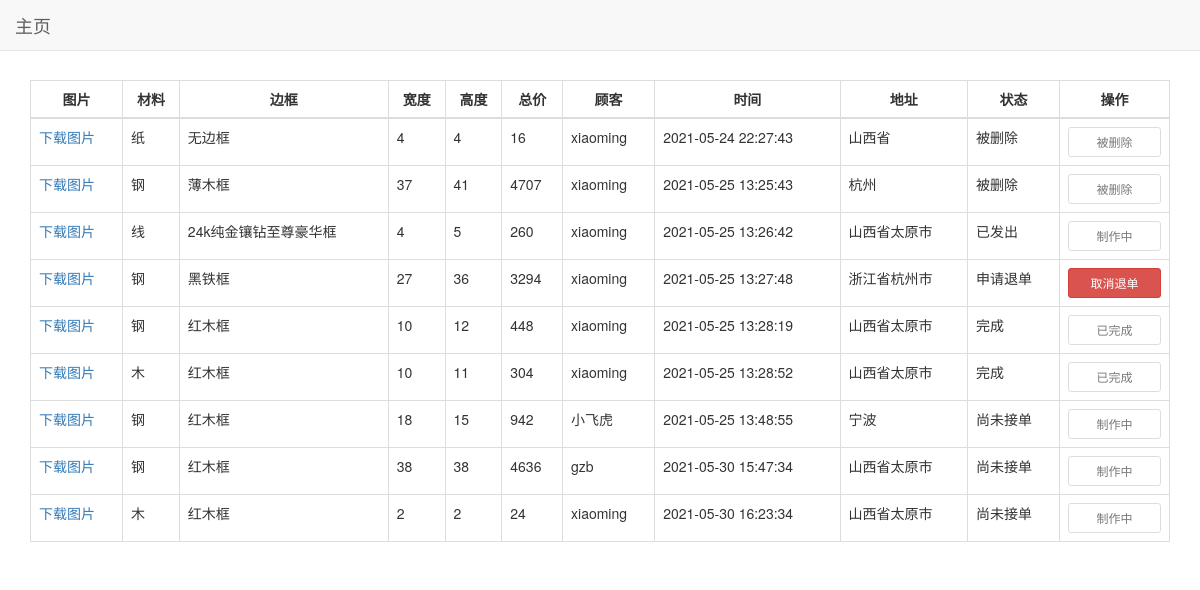
The app's page /orders/all_order/ with its own data.
### orders/models.py (models this page shows)
class Order(models.Model):
    object_id = models.IntegerField(default=0)
    photo_url = models.CharField(max_length=100)
    material = models.ForeignKey(Material, on_delete=models.DO_NOTHING)
    border = models.ForeignKey(Border, on_delete=models.DO_NOTHING)
    pantwidth = models.IntegerField(default=0)
    pantheight = models.IntegerField(default=0)
    pantarea = models.IntegerField(default=0)
    cost_all = models.IntegerField(default=0)
    state = models.IntegerField(default=0)    #0：尚未接单  1：制作中  2：已发出  3：完成  9:被删除
    author = models.ForeignKey(User, on_delete=models.DO_NOTHING)
    created_time = models.DateTimeField(auto_now_add=True)
    address = models.CharField(max_length=100)

class Material(models.Model):
    material_name = models.CharField(max_length=15)
    material_rate = models.IntegerField(default=0)
    def __str__(self):
        return self.material_name

class Border(models.Model):
    border_name = models.CharField(max_length=15)
    border_rate = models.IntegerField(default=0)
    def __str__(self):
        return self.border_name

### orders/views.py (the view)
# urls.py: path('all_order/', views.get_all_orders, name='get_all_order'),
def get_all_orders(request):
    context = {}
    context['Orders'] = Order.objects.all()
    return render(request,'get_user_orders.html', context)

### templates/get_user_orders.html (shortened to what this page needs)
{% load likes_tags %}
{% load comments %}
{% load static %}
<!DOCTYPE html>
<html>
<head>
    <link rel="stylesheet" href="{% static 'bootstrap-3.3.7/css/bootstrap.min.css' %}">
    <link rel="stylesheet" href="{% static 'base.css' %}">
</head>
<body>
    <div class="col-md-12 column">
            <nav class="navbar navbar-default navbar-fixed-top" role="navigation">
                <div class="navbar-header">
                     <a href="/" class="navbar-brand" >主页</a>
                </div>
            </nav>
            <div style='height:80px'></div>
    </div>
    <div class="container">
        <div class="row clearfix">
            <div class="col-md-12 column">
                            <table class="table table-hover table-bordered">
                                <thead>
                                    <tr>
                                        <th><center>图片</center></th>
                                        <th><center>材料</center></th>
                                        <th><center>边框</center></th>
                                        <th><center>宽度</center></th>
                                        <th><center>高度</center></th>
                                        <th><center>总价</center></th>
                                        <th><center>顾客</center></th>
                                        <th><center>时间</center></th>
                                        <th><center>地址</center></th>
                                        <th><center>状态</center></th>
                                        <th><center>操作</center></th>
                                    </tr>
                                </thead>
                                <tbody>
                                    {% for order in Orders %}
                                    <tr>
                                        <td>
                                            <div class="item">
                                                <a href="/i/w3school_logo_white.gif" download="w3logo">下载图片</a>
                                            </div>
                                        </td>
                                        <td>{{order.material}}</td>
                                        <td>{{order.border}}</td>
                                        <td>{{order.pantwidth}}</td>
                                        <td>{{order.pantheight}}</td>
                                        <td>{{order.cost_all}}</td>
                                        <td>{{order.author}}</td>
                                        <td>{{order.created_time|date:"Y-m-d H:i:s"}}</td>
                                        <td>{{order.address}}</td>
                                        {% if order.state == 0 %}
                                            <td>尚未接单</td>
                                        {% elif order.state == 1 %}
                                            <td>制作中</td>
                                        {% elif order.state == 2 %}
                                            <td>已发出</td>
                                        {% elif order.state == 3 %}
                                            <td>完成</td>
                                        {% elif order.state == 8 %}
                                            <td>申请退单</td>
                                        {% elif order.state == 9 %}
                                            <td>被删除</td>
                                        {% endif %}
                                        <td>
                                            {% if user.is_superuser %}
                                                <form action="{% url 'change_state_admin' %}" class="form-horizontal" role="form" method="POST">
                                                    {% csrf_token %}
                                                    <p style="display:none;">
                                                        <input type="text" name="tid" value="{{order.id}}">
                                                    </p>
                                                        <div class="col-sm-8">
                                                            <select name="state" id="state" class=" form-control">
                                                                <option value="0">尚未接单</option>
                                                                <option value="1">制作中</option>
                                                                <option value="2">已发出</option>
                                                                <option value="3">完成</option>
                                                                <option value="9">被删除</option>
                                                            </select>
                                                        </div>
                                                    <input class="col-sm-4" type="submit" value="改变" class="btn btn-danger btn-sm btn-block">
                                                </form>
                                            {% else %}
                                                <form action="{% url 'change_state' %}" method="POST">
                                                    {% if order.state == 8 %}
                                                        <input type="submit" value="取消退单" class="btn btn-danger btn-sm btn-block">
                                                    {% elif order.state == 3 %}
                                                        <input type="submit" value="已完成" class="btn btn-default btn-sm disabled btn-block">
                                                    {% elif order.state == 9 %}
                                                        <input type="submit" value="被删除" class="btn btn-default btn-sm disabled btn-block">
                                                    {% elif order.state == 1 %}
                                                        <input type="submit" value="申请退单" class="btn btn-danger btn-sm btn-block">
                                                    {% else %}
                                                        <input type="submit" value="制作中" class="btn btn-default btn-sm disabled btn-block">
                                                    {% endif %}
                                                </form>
                                            {% endif %}
                                        </td>
                                    </tr>
                                    {% empty %}
                                        暂无装饰画订单，快去选一个吧
                                    {% endfor %}
                                </tbody>
                            </table>
                    </div>
            </div>
        </div>
</body>
</html>

### records on screen
Order: material "纸", border "无边框", pantwidth "4", pantheight "4", cost_all "16", author "xiaoming", created_time "2021-05-24 22:27:43", address "山西省", state "被删除"
Order: material "钢", border "薄木框", pantwidth "37", pantheight "41", cost_all "4707", author "xiaoming", created_time "2021-05-25 13:25:43", address "杭州", state "被删除"
Order: material "线", border "24k纯金镶钻至尊豪华框", pantwidth "4", pantheight "5", cost_all "260", author "xiaoming", created_time "2021-05-25 13:26:42", address "山西省太原市", state "已发出"
Order: material "钢", border "黑铁框", pantwidth "27", pantheight "36", cost_all "3294", author "xiaoming", created_time "2021-05-25 13:27:48", address "浙江省杭州市", state "申请退单"
Order: material "钢", border "红木框", pantwidth "10", pantheight "12", cost_all "448", author "xiaoming", created_time "2021-05-25 13:28:19", address "山西省太原市", state "完成"
Order: material "木", border "红木框", pantwidth "10", pantheight "11", cost_all "304", author "xiaoming", created_time "2021-05-25 13:28:52", address "山西省太原市", state "完成"
Order: material "钢", border "红木框", pantwidth "18", pantheight "15", cost_all "942", author "小飞虎", created_time "2021-05-25 13:48:55", address "宁波", state "尚未接单"
Order: material "钢", border "红木框", pantwidth "38", pantheight "38", cost_all "4636", author "gzb", created_time "2021-05-30 15:47:34", address "山西省太原市", state "尚未接单"
Order: material "木", border "红木框", pantwidth "2", pantheight "2", cost_all "24", author "xiaoming", created_time "2021-05-30 16:23:34", address "山西省太原市", state "尚未接单"
